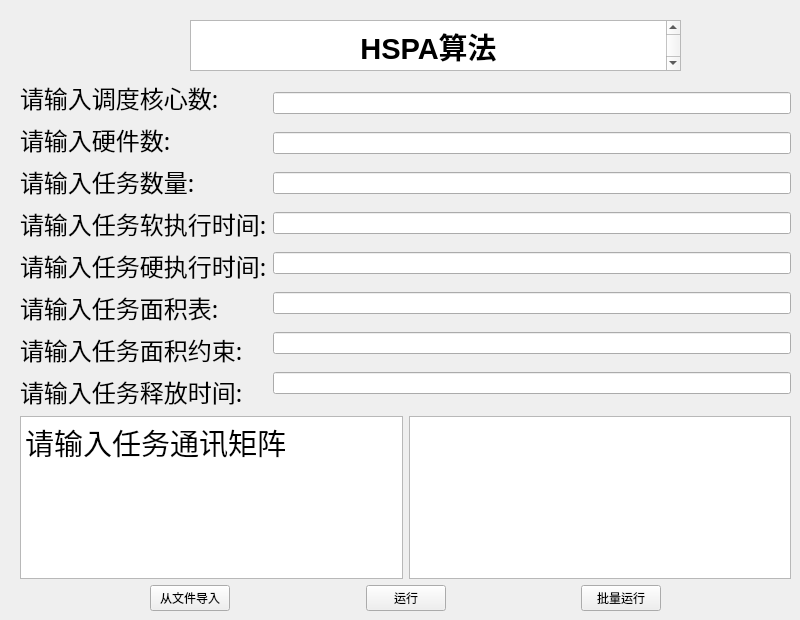
    <widget class="QWidget" name="page_6">
     <widget class="QTextBrowser" name="textBrowser_10">
      <property name="geometry">
       <rect>
        <x>190</x>
        <y>20</y>
        <width>491</width>
        <height>51</height>
       </rect>
      </property>
      <property name="styleSheet">
       <string notr="true"> pal.setColor(QPalette::Base, QColor(240,240,240));</string>
      </property>
      <property name="html">
       <string>&lt;!DOCTYPE HTML PUBLIC &quot;-//W3C//DTD HTML 4.0//EN&quot; &quot;http://www.w3.org/TR/REC-html40/strict.dtd&quot;&gt;
&lt;html&gt;&lt;head&gt;&lt;meta name=&quot;qrichtext&quot; content=&quot;1&quot; /&gt;&lt;meta charset=&quot;utf-8&quot; /&gt;&lt;style type=&quot;text/css&quot;&gt;
p, li { white-space: pre-wrap; }
hr { height: 1px; border-width: 0; }
li.unchecked::marker { content: &quot;\2610&quot;; }
li.checked::marker { content: &quot;\2612&quot;; }
&lt;/style&gt;&lt;/head&gt;&lt;body style=&quot; font-family:'Microsoft YaHei UI'; font-size:9pt; font-weight:400; font-style:normal;&quot;&gt;
&lt;p align=&quot;center&quot; style=&quot; margin-top:0px; margin-bottom:0px; margin-left:0px; margin-right:0px; -qt-block-indent:0; text-indent:0px;&quot;&gt;&lt;span style=&quot; font-size:22pt; font-weight:700;&quot;&gt;HSPA算法&lt;/span&gt;&lt;/p&gt;&lt;/body&gt;&lt;/html&gt;</string>
      </property>
     </widget>
     <widget class="QWidget" name="layoutWidget">
      <property name="geometry">
       <rect>
        <x>20</x>
        <y>80</y>
        <width>771</width>
        <height>531</height>
       </rect>
      </property>
      <layout class="QVBoxLayout" name="verticalLayout_9">
       <item>
        <layout class="QHBoxLayout" name="horizontalLayout_11">
         <item>
          <layout class="QVBoxLayout" name="verticalLayout_6">
           <item>
            <widget class="QLabel" name="label_13">
             <property name="font">
              <font>
               <family>黑体</family>
               <pointsize>18</pointsize>
              </font>
             </property>
             <property name="text">
              <string>请输入调度核心数:</string>
             </property>
            </widget>
           </item>
           <item>
            <widget class="QLabel" name="label_17">
             <property name="font">
              <font>
               <family>黑体</family>
               <pointsize>18</pointsize>
              </font>
             </property>
             <property name="text">
              <string>请输入硬件数:</string>
             </property>
            </widget>
           </item>
           <item>
            <widget class="QLabel" name="label_14">
             <property name="font">
              <font>
               <family>黑体</family>
               <pointsize>18</pointsize>
              </font>
             </property>
             <property name="text">
              <string>请输入任务数量:</string>
             </property>
            </widget>
           </item>
           <item>
            <widget class="QLabel" name="label_15">
             <property name="font">
              <font>
               <family>黑体</family>
               <pointsize>18</pointsize>
              </font>
             </property>
             <property name="text">
              <string>请输入任务软执行时间:</string>
             </property>
            </widget>
           </item>
           <item>
            <widget class="QLabel" name="label_18">
             <property name="font">
              <font>
               <family>黑体</family>
               <pointsize>18</pointsize>
              </font>
             </property>
             <property name="text">
              <string>请输入任务硬执行时间:</string>
             </property>
            </widget>
           </item>
           <item>
            <widget class="QLabel" name="label_19">
             <property name="font">
              <font>
               <family>黑体</family>
               <pointsize>18</pointsize>
              </font>
             </property>
             <property name="text">
              <string>请输入任务面积表:</string>
             </property>
            </widget>
           </item>
           <item>
            <widget class="QLabel" name="label_20">
             <property name="font">
              <font>
               <family>黑体</family>
               <pointsize>18</pointsize>
              </font>
             </property>
             <property name="text">
              <string>请输入任务面积约束:</string>
             </property>
            </widget>
           </item>
           <item>
            <widget class="QLabel" name="label_16">
             <property name="font">
              <font>
               <family>黑体</family>
               <pointsize>18</pointsize>
              </font>
             </property>
             <property name="text">
              <string>请输入任务释放时间:</string>
             </property>
            </widget>
           </item>
          </layout>
         </item>
         <item>
          <layout class="QVBoxLayout" name="verticalLayout_5">
           <item>
            <widget class="QLineEdit" name="lineEdit_12"/>
           </item>
           <item>
            <widget class="QLineEdit" name="lineEdit_13"/>
           </item>
           <item>
            <widget class="QLineEdit" name="lineEdit_14"/>
           </item>
           <item>
            <widget class="QLineEdit" name="lineEdit_15"/>
           </item>
           <item>
            <widget class="QLineEdit" name="lineEdit_16"/>
           </item>
           <item>
            <widget class="QLineEdit" name="lineEdit_17"/>
           </item>
           <item>
            <widget class="QLineEdit" name="lineEdit_18"/>
           </item>
           <item>
            <widget class="QLineEdit" name="lineEdit_19"/>
           </item>
          </layout>
         </item>
        </layout>
       </item>
       <item>
        <layout class="QHBoxLayout" name="horizontalLayout_18">
         <item>
          <widget class="QTextBrowser" name="textBrowser_11">
           <property name="autoFillBackground">
            <bool>true</bool>
           </property>
           <property name="styleSheet">
            <string notr="true"> pal.setColor(QPalette::Base, QColor(240,240,240));</string>
           </property>
           <property name="html">
            <string>&lt;!DOCTYPE HTML PUBLIC &quot;-//W3C//DTD HTML 4.0//EN&quot; &quot;http://www.w3.org/TR/REC-html40/strict.dtd&quot;&gt;
&lt;html&gt;&lt;head&gt;&lt;meta name=&quot;qrichtext&quot; content=&quot;1&quot; /&gt;&lt;meta charset=&quot;utf-8&quot; /&gt;&lt;style type=&quot;text/css&quot;&gt;
p, li { white-space: pre-wrap; }
hr { height: 1px; border-width: 0; }
li.unchecked::marker { content: &quot;\2610&quot;; }
li.checked::marker { content: &quot;\2612&quot;; }
&lt;/style&gt;&lt;/head&gt;&lt;body style=&quot; font-family:'Microsoft YaHei UI'; font-size:9pt; font-weight:400; font-style:normal;&quot;&gt;
&lt;p style=&quot; margin-top:0px; margin-bottom:0px; margin-left:0px; margin-right:0px; -qt-block-indent:0; text-indent:0px;&quot;&gt;&lt;span style=&quot; font-size:22pt;&quot;&gt;请输入任务通讯矩阵&lt;/span&gt;&lt;/p&gt;&lt;/body&gt;&lt;/html&gt;</string>
           </property>
          </widget>
         </item>
         <item>
          <widget class="QPlainTextEdit" name="plainTextEdit_5"/>
         </item>
        </layout>
       </item>
       <item>
        <layout class="QHBoxLayout" name="horizontalLayout_19">
         <item>
          <spacer name="horizontalSpacer_12">
           <property name="orientation">
            <enum>Qt::Horizontal</enum>
           </property>
           <property name="sizeHint" stdset="0">
            <size>
             <width>40</width>
             <height>20</height>
            </size>
           </property>
          </spacer>
         </item>
         <item>
          <widget class="QPushButton" name="pushButton_3">
           <property name="text">
            <string>从文件导入</string>
           </property>
          </widget>
         </item>
         <item>
          <spacer name="horizontalSpacer_11">
           <property name="orientation">
            <enum>Qt::Horizontal</enum>
           </property>
           <property name="sizeHint" stdset="0">
            <size>
             <width>40</width>
             <height>20</height>
            </size>
           </property>
          </spacer>
         </item>
         <item>
          <widget class="QPushButton" name="pushButton_7">
           <property name="text">
            <string>运行</string>
           </property>
          </widget>
         </item>
         <item>
          <spacer name="horizontalSpacer_15">
           <property name="orientation">
            <enum>Qt::Horizontal</enum>
           </property>
           <property name="sizeHint" stdset="0">
            <size>
             <width>40</width>
             <height>20</height>
            </size>
           </property>
          </spacer>
         </item>
         <item>
          <widget class="QPushButton" name="pushButton_8">
           <property name="text">
            <string>批量运行</string>
           </property>
          </widget>
         </item>
         <item>
          <spacer name="horizontalSpacer_13">
           <property name="orientation">
            <enum>Qt::Horizontal</enum>
           </property>
           <property name="sizeHint" stdset="0">
            <size>
             <width>40</width>
             <height>20</height>
            </size>
           </property>
          </spacer>
         </item>
        </layout>
       </item>
      </layout>
     </widget>
    </widget>
